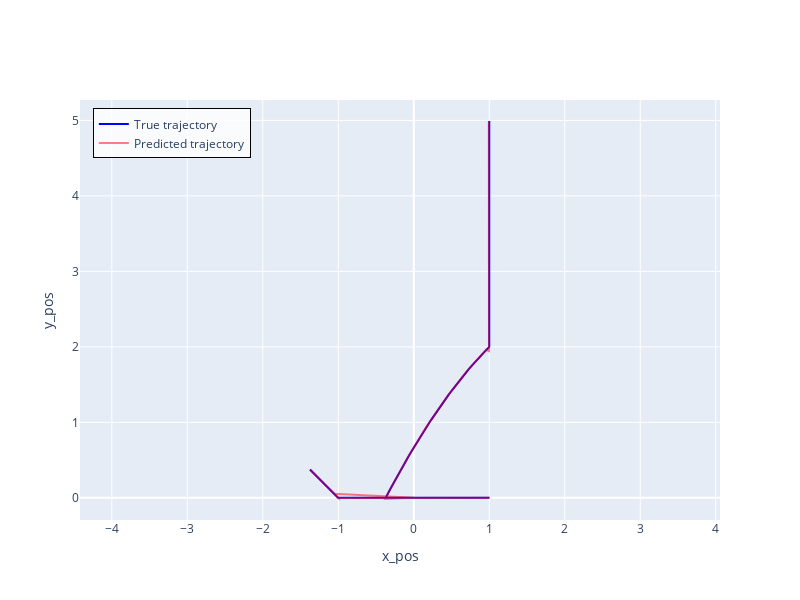

Source (notebook cell):
### Code cell
fig2 = go.Figure()

# True trajectory
fig2.add_trace(go.Scatter(x=y[:, 0], y=y[:, 1], mode='lines', name='True trajectory', line=dict(color='blue', width=2)))

# Predicted trajectory with transparency
fig2.add_trace(go.Scatter(x=y_pred[:, 0], y=y_pred[:, 1], mode='lines', name='Predicted trajectory', line=dict(color='red', width=2), opacity=0.5))

fig2.update_layout(
    # title="2D Trajectory: True vs Predicted",
    xaxis_title="x_pos",
    yaxis_title="y_pos",
    width=800,
    height=600,
    yaxis=dict(scaleanchor="x", scaleratio=1),  # equal scaling
    legend=dict(
        x=0.02,  # 2% from left edge
        y=0.98,  # 98% from bottom (near top)
        xanchor='left',
        yanchor='top',
        bgcolor='rgba(255,255,255,0.8)',  # Semi-transparent white background
        bordercolor='black',
        borderwidth=1
    )
)
fig2.show()

### Figure 1 — Plotly figure (JSON) as saved in the notebook; plotly's stock layout.template omitted (floating-point values rounded to 4 significant figures; data arrays with more than 128 entries replaced by an {"elided": "..."} marker saying what was removed)
{"data": [{"line": {"color": "blue", "width": 2}, "mode": "lines", "name": "True trajectory", "type": "scatter", "x": {"elided": "313 float values"}, "y": {"elided": "313 float values"}}, {"line": {"color": "red", "width": 2}, "mode": "lines", "name": "Predicted trajectory", "opacity": 0.5, "type": "scatter", "x": {"elided": "313 float values"}, "y": {"elided": "313 float values"}}], "layout": {"height": 600, "legend": {"bgcolor": "rgba(255,255,255,0.8)", "bordercolor": "black", "borderwidth": 1, "x": 0.02, "xanchor": "left", "y": 0.98, "yanchor": "top"}, "width": 800, "xaxis": {"title": {"text": "x_pos"}}, "yaxis": {"scaleanchor": "x", "scaleratio": 1, "title": {"text": "y_pos"}}}}
